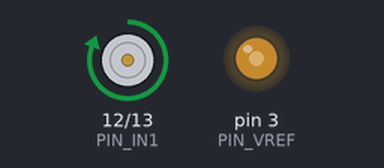
A sketch run on a simulated Arduino Uno, built with avr-gcc and run on an emulated ATmega328P. Shown: motor-driver pin pairs drawn as motors (green arrow = first pin HIGH = forward, orange = second pin HIGH = backward, longer = more drive), output pins drawn as LEDs (lit = HIGH).

Above: at 0.05 s.
At 9.45 s:
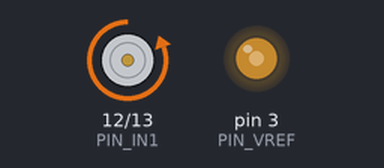
At 14.15 s:
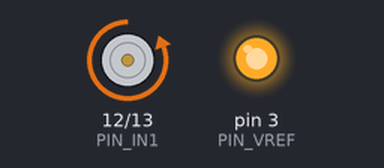
At 18.95 s:
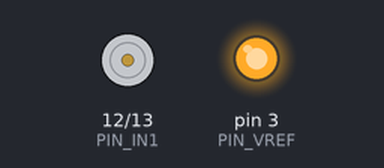
Timing chart, 0 to 24.7 s (numbered marks = the images above):
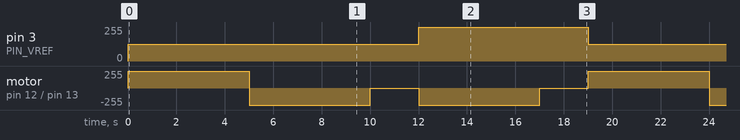

The sketch:

time_wheel.ino
```cpp
#define PIN_IN1  12
#define PIN_IN2  13
#define PIN_VREF 3 // PWM

void setup(){
  pinMode(PIN_IN1,OUTPUT);
  pinMode(PIN_IN2,OUTPUT);
}

void loop(){

    // モーターの回転速度を中間にする
    analogWrite(PIN_VREF,127);

    // 回転
    digitalWrite(PIN_IN1,HIGH);
    digitalWrite(PIN_IN2,LOW);
    delay(5000);

    // ブレーキ
    digitalWrite(PIN_IN1,HIGH);
    digitalWrite(PIN_IN2,HIGH);

    // 逆回転
    digitalWrite(PIN_IN1,LOW);
    digitalWrite(PIN_IN2,HIGH);
    delay(5000);

    // ブレーキ
    digitalWrite(PIN_IN1,HIGH);
    digitalWrite(PIN_IN2,HIGH);
    delay(2000);

    // モーターの回転速度を最大にする
    analogWrite(PIN_VREF,255);

    // 逆回転　
    digitalWrite(PIN_IN1,LOW);
    digitalWrite(PIN_IN2,HIGH);
    delay(5000);

    // ストップ
    digitalWrite(PIN_IN1,LOW);
    digitalWrite(PIN_IN2,LOW);
    delay(2000);
}
```

Measured:
- by itself, pin 3 (PIN_VREF): alternates 255/255 for 7.0 s and 127/255 for 12.0 s
- by itself, motor on pin 12 (PIN_IN1) / pin 13 (PIN_IN2): repeats every 19.0 s: 2 × (backward 255/255 5.0 s, stopped 2.0 s), forward 255/255 5.0 s
